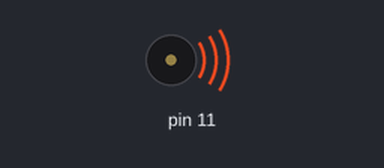
This sketch was run on a simulated Arduino Uno, built with avr-gcc and run on an emulated ATmega328P. On the bench: buzzer (waves = sounding).

Above: at 0.5 s.
Timing chart, 0 to 6.9 s (numbered marks = the images above):
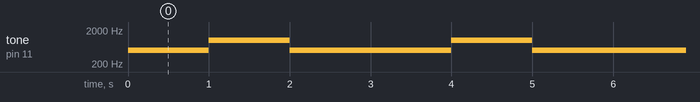

The sketch:

sketch_may04a.ino
```cpp
void setup() {
  pinMode(11, OUTPUT);
}

void loop() {
  tone(11,500);
  delay(1000);

  tone(11,1000);
  delay(1000);

  tone(11,500);
  delay(1000);
}
```

Measured:
- by itself, tone on pin 11: repeats every 3.0 s: 1000 Hz 1.0 s, 500 Hz 2.0 s
